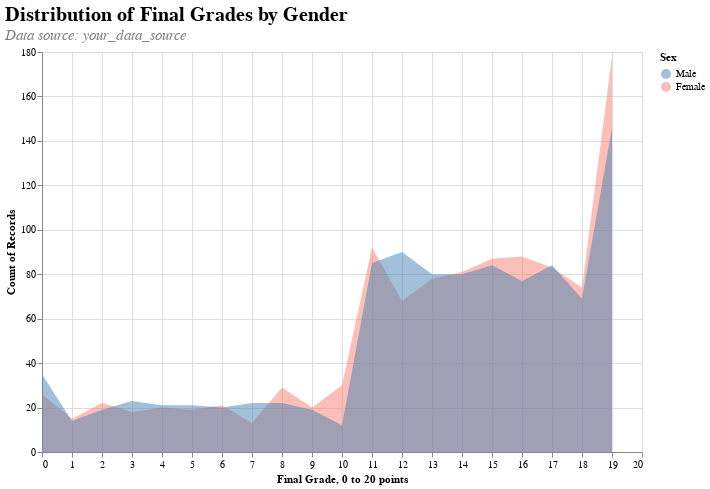

This figure's notebook cell:
### Code cell
import altair as alt
import pandas as pd

# Assuming 'df' is your pandas DataFrame with 'G3' and 'sex' columns

# Data cleaning: Replace 'M', 'male', 'F', 'female' with 'Male', 'Female'
df['sex'] = df['sex'].replace(['M', 'male'], 'Male')
df['sex'] = df['sex'].replace(['F', 'female'], 'Female')

# Define color scale with specific colors for Male and Female
color_scale = alt.Scale(domain=['Male', 'Female'], range=['steelblue', 'salmon'])

# Altair chart for distribution of final grades by gender
grade_gender_chart = alt.Chart(df).transform_bin(
    'G3_binned', field='G3', bin=alt.Bin(maxbins=20)
).mark_area(opacity=0.5).encode(
    x=alt.X('G3_binned:Q', title='Final Grade, 0 to 20 points'),
    y=alt.Y('count()', stack=None, title='Count of Records'),
    color=alt.Color('sex:N', scale=color_scale, title='Sex')
).properties(
    width=600,
    height=400,
    title={
        'text': 'Distribution of Final Grades by Gender',
        'subtitle': ['Data source: your_data_source'],
        'subtitleFontStyle': 'italic',
        'anchor': 'start',
        'color': 'black',
        'subtitleColor': 'gray'
    }
).configure_title(
    fontSize=20,
    font='Calibri',
    anchor='start',
    subtitleFontSize=15
)

# Display the chart
grade_gender_chart

### Figure 1 — Vega-Lite specification as saved in the notebook (floating-point values rounded to 4 significant figures; data arrays with more than 128 entries replaced by an {"elided": "..."} marker saying what was removed)
{"config": {"view": {"continuousWidth": 400, "continuousHeight": 300}, "title": {"anchor": "start", "font": "Calibri", "fontSize": 20, "subtitleFontSize": 15}}, "data": {"name": "data-5e881c0257146e2e976f7e5ab27a02f9"}, "mark": {"type": "area", "opacity": 0.5}, "encoding": {"color": {"field": "sex", "scale": {"domain": ["Male", "Female"], "range": ["steelblue", "salmon"]}, "title": "Sex", "type": "nominal"}, "x": {"field": "G3_binned", "title": "Final Grade, 0 to 20 points", "type": "quantitative"}, "y": {"aggregate": "count", "stack": null, "title": "Count of Records", "type": "quantitative"}}, "height": 400, "title": {"text": "Distribution of Final Grades by Gender", "subtitle": ["Data source: your_data_source"], "subtitleFontStyle": "italic", "anchor": "start", "color": "black", "subtitleColor": "gray"}, "transform": [{"bin": {"maxbins": 20}, "field": "G3", "as": "G3_binned"}], "width": 600, "$schema": "https://vega.github.io/schema/vega-lite/v4.17.0.json", "datasets": {"data-5e881c0257146e2e976f7e5ab27a02f9": {"elided": "2085 records"}}}
